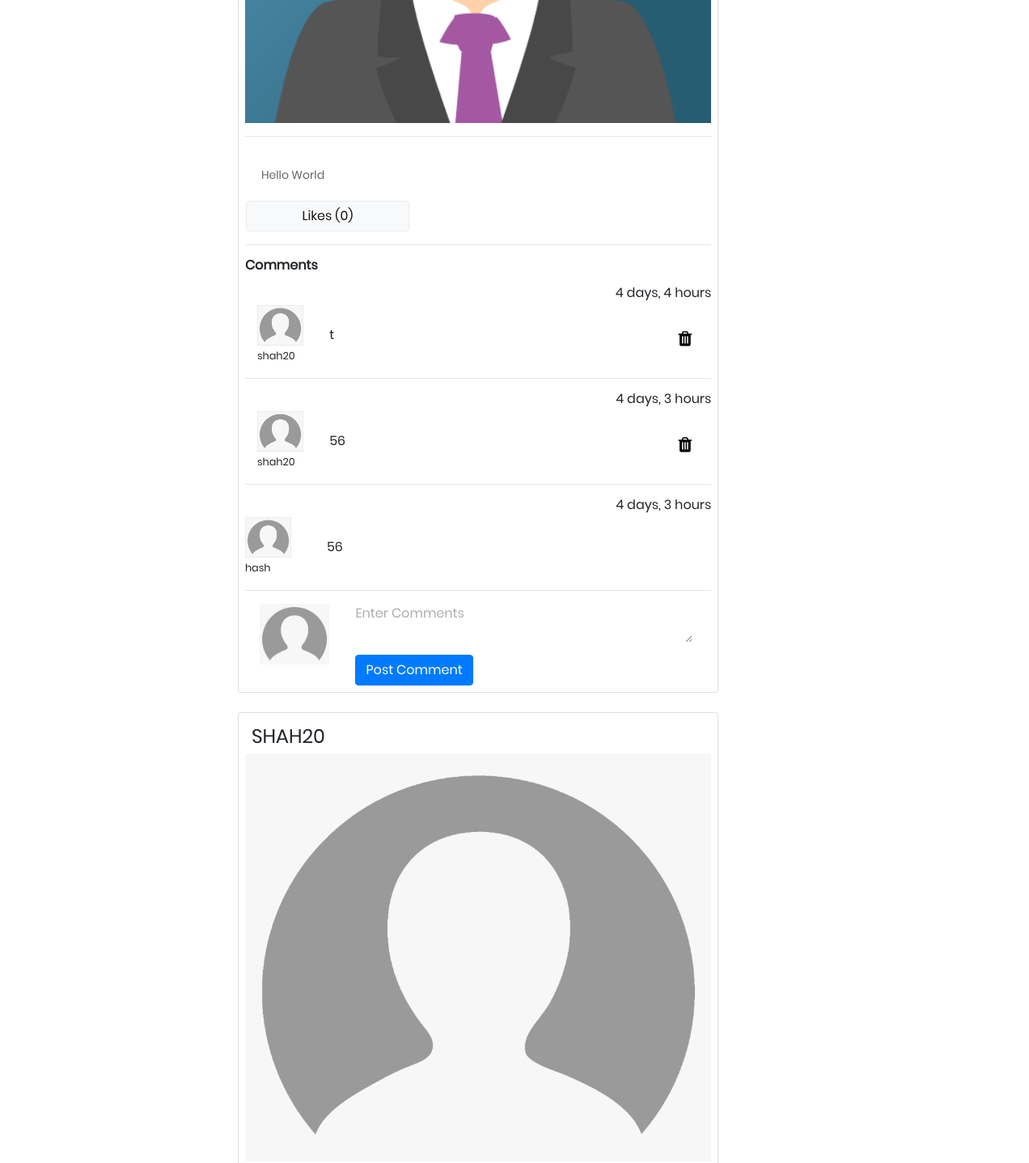
Page /MyPost (signed in, middle part) on the earlier database version.
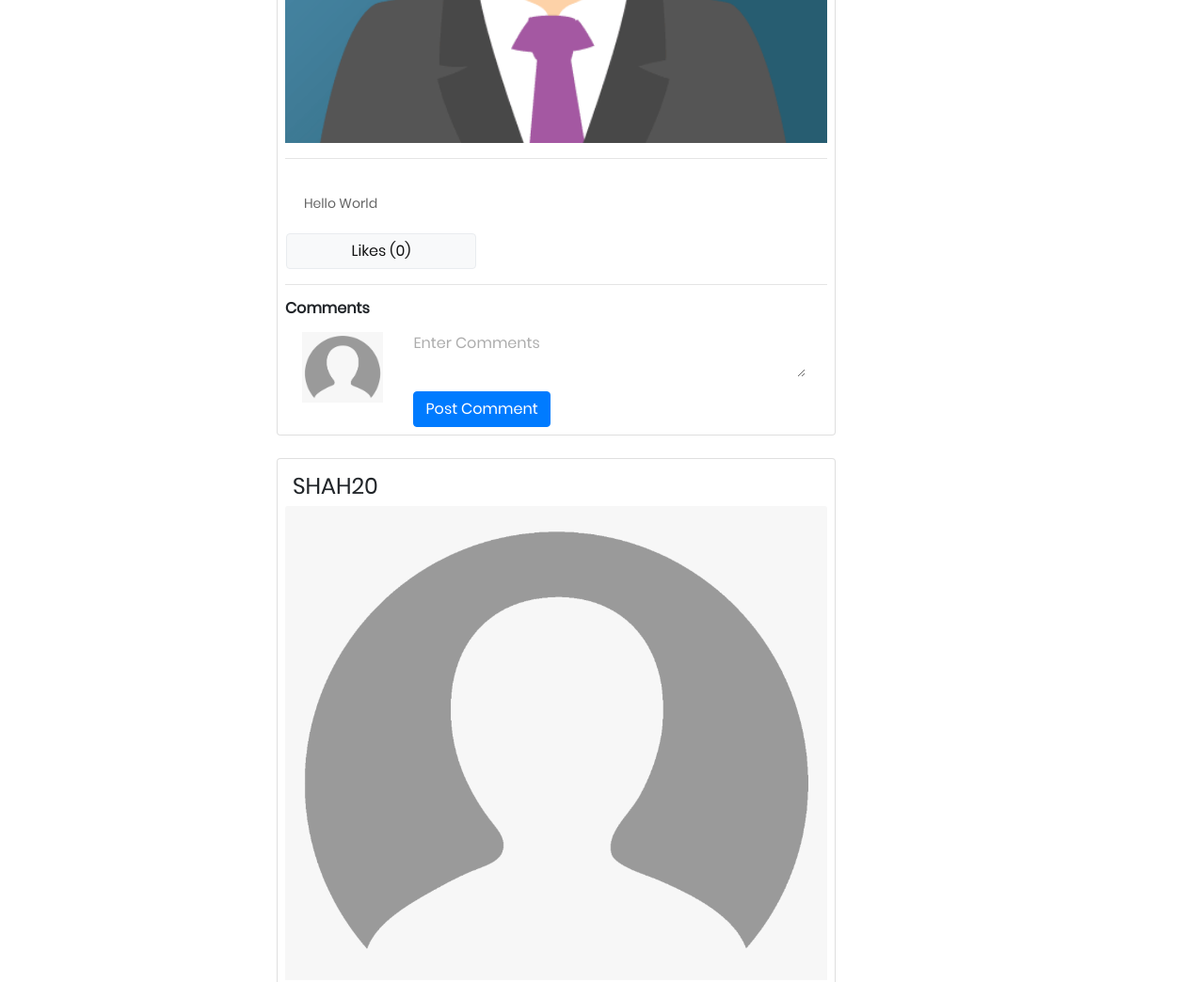
Same page on the later database version.
### App/models.py (models this page shows, shortened)
class Post(models.Model):
    user = models.ForeignKey(User,on_delete=models.CASCADE)
    postText = models.CharField(max_length=100)
    postImage = models.ImageField(upload_to="post_pics")
    postLikes = models.ManyToManyField(profile)
    postdate = models.DateTimeField(auto_now=True)

class Comments(models.Model):
    user = models.ForeignKey(User,on_delete=models.CASCADE)
    post = models.ForeignKey(Post,on_delete=models.CASCADE)
    commentText = models.CharField(max_length=50)
    commentdate = models.DateTimeField(auto_now=True)

class profile(models.Model):
    user = models.OneToOneField(User,on_delete=models.CASCADE)
    image = models.ImageField(default='default.jpg',upload_to="profile_pics")

### App/views.py (the view)
# urls.py: path('MyPost',views.Mypost,name='mypost'),
@login_required
def Mypost(request):
    comment_Post = Comments.objects.all()
    post = Post.objects.all()
    CommentsPostform = CommentsPost()
    context = {
        'Post':post,
        'comment_Post':comment_Post,
        'Commentform':CommentsPostform
    }
    return render(request,'MyPost.html',context)

### App/forms.py
class CommentsPost(forms.ModelForm):
	commentText = forms.CharField( label="" ,widget=forms.Textarea(attrs={"placeholder":"Enter Comments",'class':'w-100 commentText',"rows":2, "cols":18}))
	class Meta:
		model = Comments
		fields = ['commentText']

### App/templates/MyPost.html (shortened to what this page needs)
{% extends 'base.html' %}
{% load static %}
{% block content %}
<div class="container"><br>
  <div class="row m-3">
    <div class="col-lg-1">
    </div>
    <div class="col-lg-9 p-2">
      {% for post in Post %}
      {% if post.user == request.user %}
      {% if post.postImage %}
      <br>
      <div class="card w-75 d-block m-auto p-2" style="width: 18rem;">
        <h4 class="p-2 text-uppercase">{{post.user}}</h4>
        <img class="card-img-top" src="media/{{post.postImage}}" alt="Card image cap">
        <hr>
        <div class="card-body">
          <p class="card-text">{{ post.postText }}</p>
        </div>
        <form action="">
          <div class="row">
            {% if request.user.profile in post.postLikes.all %}
            <button data-post_id="{{post.id}}" type="button" class="btn btn-primary col-4 ml-3 likebutton">Likes
              ({{post.postLikes.count}})</button>
            {% elif request.user.profile not in post.postLikes.all %}
            <button data-post_id="{{post.id}}" type="button" class="btn btn-light col-4 ml-3 border likebutton">Likes
              ({{post.postLikes.count}})</button>
            {% endif %}
          </div>
        </form>
        <hr>
        <h6 class="mb-3"><b>Comments</b></h6>
        {% for comments in comment_Post %}
        {% if post.id == comments.post.id %}
        <h6 class=" {{comments.commentText}}{{comments.id}} float-right">{{comments.commentdate|timesince}}</h6><br class="{{comments.commentText}}{{comments.id}}">
        {% if comments.user.username == request.user.username %}
        <button style="margin-left:0px; margin-top: 30px;"  onclick="commentdelete('{{comments.id}}','{{comments.commentText}}{{comments.id}}')"
          class=" {{comments.commentText}}{{comments.id}} float-right mr-4 "><i class="fa fa-trash fa-lg  commentdelete"
            aria-hidden="true"></i></button>
        {% endif %}
        <div style="z-index: -1;" class="row {{comments.commentText}}{{comments.id}}" id='comments'>
          <div class="col-2 m-auto pr-3">
            <img class="border" style="height: 50px;" src="media/{{comments.user.profile.image}}" alt="">
            <small>{{ comments.user.username }}</small>
          </div>
          <div class="col-10 m-auto d-flex justify-content-lg-start">
            <h6>{{comments.commentText}}</h6>
          </div>
        </div>
        <hr class="{{comments.commentText}}{{comments.id}}">
        {% endif %}
        {% endfor %}
        <div class="row">
          <div class="w-25 ">
            <img class="d-block m-auto justify-content-center" style="height: 75px;"
              src="media/{{request.user.profile.image}}" alt="">
          </div>
          <div w-75>
            <form action="" method="POST">
              {{Commentform}}
              <button id="commentSubmit" data-post_id="{{post.id}}" class="btn btn-primary mt-2 commentSubmitted"
                type="button">Post Comment</button>
            </form>
          </div>
        </div>
      </div>
      {% endif %}
      {% endif %}
      {% endfor %}
    </div>
    <div class="col-lg-1">
    </div>
  </div>
</div>
{% endblock content  %}

### App/templates/base.html (shortened to what this page needs)
<!DOCTYPE html>
{% load static %}
<html lang="en">
<head>
    <link rel="stylesheet" href="https://maxcdn.bootstrapcdn.com/bootstrap/4.0.0/css/bootstrap.min.css">
    <link href="https://cdn.quilljs.com/1.3.6/quill.snow.css" rel="stylesheet">
    <link href="https://cdn.quilljs.com/1.3.6/quill.bubble.css" rel="stylesheet">
        <link rel="stylesheet" type="text/css" href="{% static 'vendor/bootstrap/css/bootstrap.min.css' %}">
        <link rel="stylesheet" type="text/css" href="{% static 'fonts/font-awesome-4.7.0/css/font-awesome.min.css' %}">
        <link rel="stylesheet" type="text/css" href="{% static 'fonts/iconic/css/material-design-iconic-font.min.css' %}">
        <link rel="stylesheet" type="text/css" href="{% static 'vendor/animate/animate.css' %}">
        <link rel="stylesheet" type="text/css" href="{% static 'vendor/css-hamburgers/hamburgers.min.css' %}">
        <link rel="stylesheet" type="text/css" href="{% static 'vendor/animsition/css/animsition.min.css' %}">
        <link rel="stylesheet" type="text/css" href="{% static 'vendor/select2/select2.min.css' %}">
        <link rel="stylesheet" type="text/css" href="{% static 'vendor/daterangepicker/daterangepicker.css' %}">
        <link rel="stylesheet" type="text/css" href="{% static 'css/util.css' %}">
        <link rel="stylesheet" type="text/css" href="{% static 'css/main.css' %}">
</head>
<body>
    {% block content %}
    {% endblock  %}
</body>
</html>

### App/static/css/main.css (style rules this page uses)
* { margin: 0px; padding: 0px; box-sizing: border-box; }
body, html { height: 100%; font-family: Poppins-Regular, sans-serif; }
h1,h2,h3,h4,h5,h6 { margin: 0px; }
p { font-family: Poppins-Regular; font-size: 14px; line-height: 1.7; color: #666666; margin: 0px; }
textarea { outline: none; border: none; }
button { outline: none !important; border: none; background: transparent; }

Differences in the rows shown:
removed Comments: commentdate "4 days, 4 hours", user.profile.image (placeholder picture), user.username "shah20", commentText "t", shown under Post "Hello World"
removed Comments: commentdate "4 days, 3 hours", user.profile.image (placeholder picture), user.username "shah20", commentText "56", shown under Post "Hello World"
removed Comments: commentdate "4 days, 3 hours", user.profile.image (placeholder picture), user.username "hash", commentText "56", shown under Post "Hello World"
